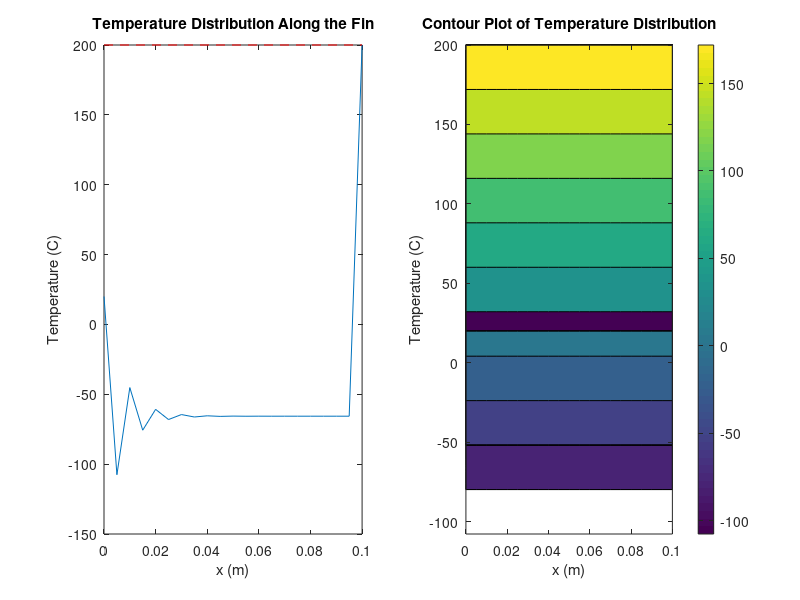

The MATLAB script that drew this image:
% Define fin properties
L = 0.1; % Fin length (m)
D = 0.02; % Fin diameter (m)
k = 220; % Thermal conductivity (W/m-K)
h = 125; % Convection coefficient (W/m^2-K)
Tamb = 200; % Ambient temperature (C)
Tbase = 20; % Base temperature (C)

% Discretization
dx = 0.005; % Node spacing (m)
Nx = floor(L/dx) + 1; % Number of nodes

% Material properties
A = pi*(D/2)^2; % Fin cross-sectional area (m^2)
p = pi*D; % Fin perimeter (m)

% Initialize temperature array
T = ones(Nx,1)*Tamb;

% Boundary condition at base
T(1) = Tbase;

% Finite difference coefficients
a = k*A/dx^2;
b = -2*k*A/dx^2 - h*p*dx/A;
c = k*A/dx^2;

% Loop through interior nodes
for i = 2:Nx-1
  T(i) = (a*T(i-1) + c*T(i+1))/b;
end

% Heat transfer at the tip (assuming adiabatic tip)
Qtip = 0;  

% Plot temperature distribution
x = linspace(0, L, Nx);
figure;
subplot(1,2,1);
plot(x, T);
hold on;
plot([0 L], [Tamb Tamb], 'r--'); % Plot ambient temperature line
hold off;
title('Temperature Distribution Along the Fin');
xlabel('x (m)');
ylabel('Temperature (C)');

% Contour plot
[X, Y] = meshgrid(x, T);
subplot(1,2,2);
contourf(X, Y, Y);
colorbar;
title('Contour Plot of Temperature Distribution');
xlabel('x (m)');
ylabel('Temperature (C)');